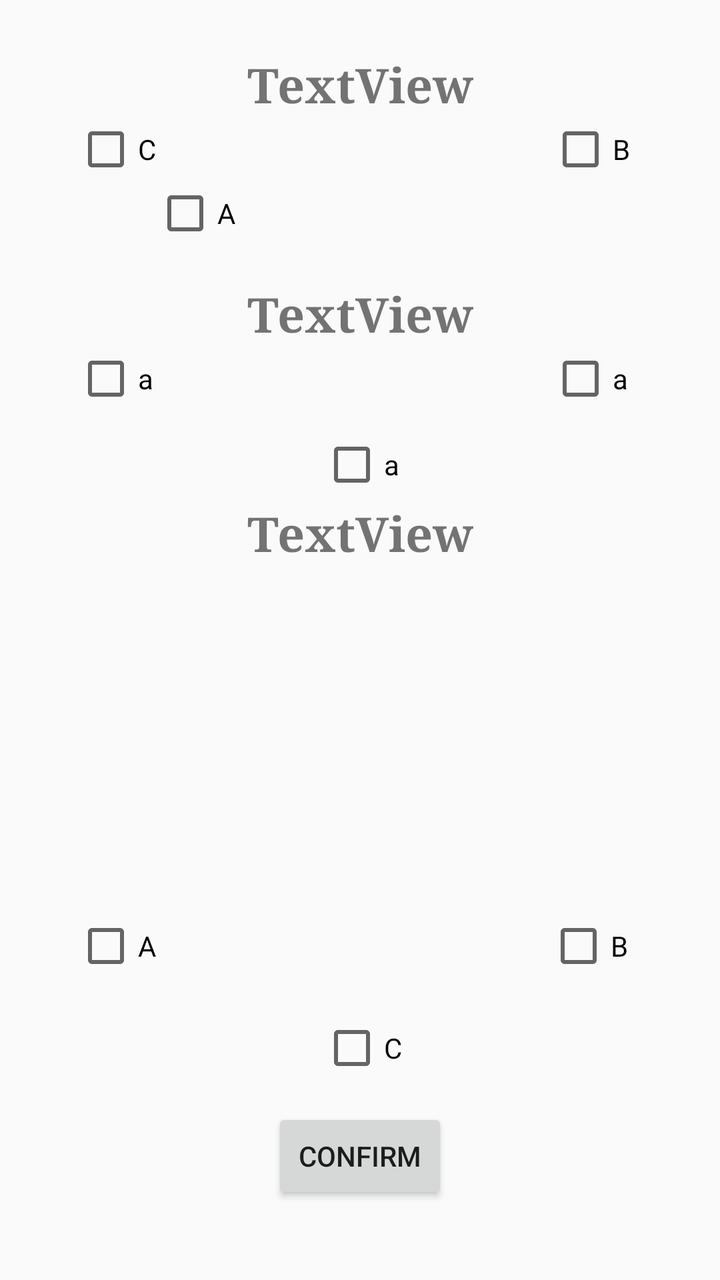
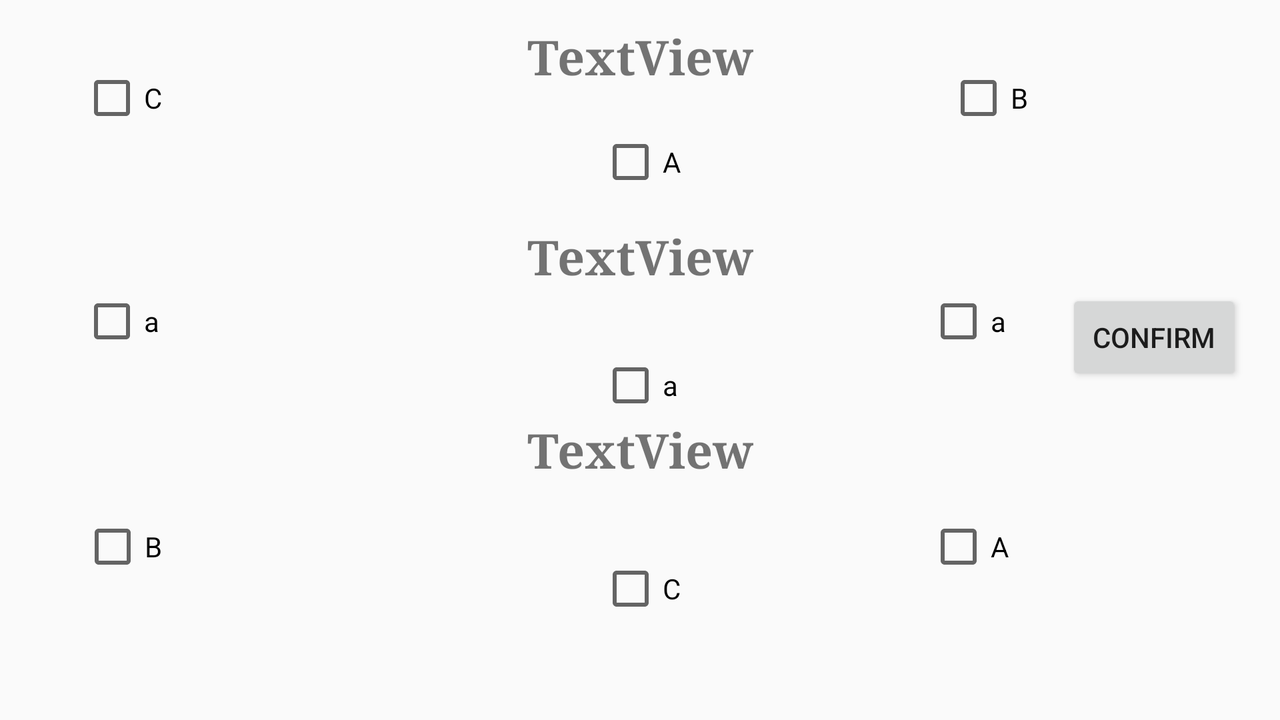

Compare how this app lays out the same screen by default and in its alternative resource folder. The renders come first, then the two layout files and the values they reference.
<!-- AndroidManifest.xml: application theme AppTheme -->
<!-- res/layout/partyq.xml -->
<?xml version="1.0" encoding="utf-8"?>
<RelativeLayout xmlns:android="http://schemas.android.com/apk/res/android"
    android:layout_width="match_parent" android:layout_height="match_parent">

    <TextView
        android:text="TextView"
        android:layout_width="wrap_content"
        android:layout_height="wrap_content"
        android:layout_alignParentTop="true"
        android:layout_centerHorizontal="true"
        android:layout_marginTop="26dp"
        android:id="@+id/q1P"
        android:textSize="24sp"
        android:fontFamily="serif"
        android:textAlignment="center"
        android:textStyle="normal|bold" />

    <Button
        android:onClick="onClick"
        android:text="Confirm"
        android:layout_width="wrap_content"
        android:layout_height="wrap_content"
        android:layout_alignParentBottom="true"
        android:layout_centerHorizontal="true"
        android:layout_marginBottom="38dp"
        android:id="@+id/confirmParty" />

    <TextView
        android:text="TextView"
        android:layout_width="wrap_content"
        android:layout_height="wrap_content"
        android:layout_marginTop="77dp"
        android:id="@+id/q3P"
        android:textSize="24sp"
        android:fontFamily="serif"
        android:textAlignment="center"
        android:textStyle="normal|bold"
        android:layout_below="@+id/q2P"
        android:layout_alignLeft="@+id/q2P"
        android:layout_alignStart="@+id/q2P" />

    <CheckBox
        android:text="B"
        android:layout_width="wrap_content"
        android:layout_height="wrap_content"
        android:id="@+id/checkBoxQ1B"
        android:layout_below="@+id/q1P"
        android:layout_alignParentRight="true"
        android:layout_alignParentEnd="true"
        android:layout_marginRight="45dp"
        android:layout_marginEnd="45dp" />

    <CheckBox
        android:text="C"
        android:layout_width="wrap_content"
        android:layout_height="wrap_content"
        android:id="@+id/checkBoxQ1C"
        android:layout_below="@+id/q1P"
        android:layout_alignParentLeft="true"
        android:layout_alignParentStart="true"
        android:layout_marginLeft="37dp"
        android:layout_marginStart="37dp" />

    <CheckBox
        android:text="a"
        android:layout_width="wrap_content"
        android:layout_height="wrap_content"
        android:id="@+id/checkBox2C"
        android:layout_below="@+id/checkBox2B"
        android:layout_centerHorizontal="true"
        android:layout_marginTop="11dp" />

    <CheckBox
        android:text="a"
        android:layout_width="wrap_content"
        android:layout_height="wrap_content"
        android:id="@+id/checkBoxQ2A"
        android:layout_below="@+id/q2P"
        android:layout_alignLeft="@+id/checkBoxQ1B"
        android:layout_alignStart="@+id/checkBoxQ1B" />

    <TextView
        android:text="TextView"
        android:layout_width="wrap_content"
        android:layout_height="wrap_content"
        android:id="@+id/q2P"
        android:textSize="24sp"
        android:fontFamily="serif"
        android:textAlignment="center"
        android:textStyle="normal|bold"
        android:layout_marginTop="18dp"
        android:layout_below="@+id/checkBoxQ1A"
        android:layout_centerHorizontal="true" />

    <CheckBox
        android:text="C"
        android:layout_width="wrap_content"
        android:layout_height="wrap_content"
        android:id="@+id/checkBox3C"
        android:layout_above="@+id/confirmParty"
        android:layout_alignLeft="@+id/checkBox2C"
        android:layout_alignStart="@+id/checkBox2C"
        android:layout_marginBottom="14dp" />

    <CheckBox
        android:text="B"
        android:layout_width="wrap_content"
        android:layout_height="wrap_content"
        android:id="@+id/checkBox3B"
        android:layout_alignBaseline="@+id/checkBox3A"
        android:layout_alignBottom="@+id/checkBox3A"
        android:layout_alignRight="@+id/checkBoxQ2A"
        android:layout_alignEnd="@+id/checkBoxQ2A" />

    <CheckBox
        android:text="A"
        android:layout_width="wrap_content"
        android:layout_height="wrap_content"
        android:id="@+id/checkBox3A"
        android:layout_marginBottom="19dp"
        android:layout_above="@+id/checkBox3C"
        android:layout_alignLeft="@+id/checkBox2B"
        android:layout_alignStart="@+id/checkBox2B" />

    <CheckBox
        android:text="a"
        android:layout_width="wrap_content"
        android:layout_height="wrap_content"
        android:id="@+id/checkBox2B"
        android:layout_below="@+id/q2P"
        android:layout_alignLeft="@+id/checkBoxQ1C"
        android:layout_alignStart="@+id/checkBoxQ1C" />

    <CheckBox
        android:text="A"
        android:layout_width="wrap_content"
        android:layout_height="wrap_content"
        android:id="@+id/checkBoxQ1A"
        android:layout_below="@+id/checkBoxQ1C"
        android:layout_toRightOf="@+id/checkBox2B"
        android:layout_toEndOf="@+id/checkBox2B" />
</RelativeLayout>
<!-- resources referenced by this layout -->
<resources>
  <style name="AppTheme" parent="AppBlankTheme">
          
          
          <item name="windowNoTitle">true</item>
          <item name="windowActionBar">false</item>
          <item name="spinnerDropDownItemStyle">@style/ThemeOverlay.AppCompat.Light</item>
      </style>
  <style name="AppBlankTheme" parent="Theme.AppCompat.Light.DarkActionBar">
          
          
          <item name="colorPrimary">@color/colorPrimary</item>
          
          <item name="colorPrimaryDark">@color/colorPrimaryDark</item>
          
          <item name="colorAccent">@color/colorAccent</item>
      </style>
</resources>
<!-- res/layout-land/partyq.xml (the repository's variant of the layout above) -->
<!-- drawn on the phone turned sideways -->
<?xml version="1.0" encoding="utf-8"?>
<RelativeLayout xmlns:android="http://schemas.android.com/apk/res/android"
    android:layout_width="match_parent" android:layout_height="match_parent">

    <TextView
        android:text="TextView"
        android:layout_width="wrap_content"
        android:layout_height="wrap_content"
        android:layout_marginTop="12dp"
        android:id="@+id/q1P"
        android:textSize="24sp"
        android:fontFamily="serif"
        android:textAlignment="center"
        android:textStyle="normal|bold"
        android:layout_alignParentTop="true"
        android:layout_centerHorizontal="true" />

    <CheckBox
        android:text="a"
        android:layout_width="wrap_content"
        android:layout_height="wrap_content"
        android:id="@+id/checkBoxQ2A"
        android:layout_below="@+id/q2P"
        android:layout_alignLeft="@+id/checkBoxQ1C"
        android:layout_alignStart="@+id/checkBoxQ1C" />

    <Button
        android:onClick="onClick"
        android:text="Confirm"
        android:layout_width="wrap_content"
        android:layout_height="wrap_content"
        android:id="@+id/confirmParty"
        android:layout_marginRight="19dp"
        android:layout_marginEnd="19dp"
        android:layout_below="@+id/q2P"
        android:layout_alignParentRight="true"
        android:layout_alignParentEnd="true" />

    <CheckBox
        android:text="a"
        android:layout_width="wrap_content"
        android:layout_height="wrap_content"
        android:id="@+id/checkBox2B"
        android:layout_alignTop="@+id/confirmParty"
        android:layout_alignRight="@+id/checkBoxQ1B"
        android:layout_alignEnd="@+id/checkBoxQ1B"
        android:layout_marginRight="11dp"
        android:layout_marginEnd="11dp" />

    <TextView
        android:text="TextView"
        android:layout_width="wrap_content"
        android:layout_height="wrap_content"
        android:id="@+id/q3P"
        android:textSize="24sp"
        android:fontFamily="serif"
        android:textAlignment="center"
        android:textStyle="normal|bold"
        android:layout_below="@+id/checkBox2C"
        android:layout_centerHorizontal="true" />

    <CheckBox
        android:text="a"
        android:layout_width="wrap_content"
        android:layout_height="wrap_content"
        android:id="@+id/checkBox2C"
        android:layout_below="@+id/checkBox2B"
        android:layout_alignLeft="@+id/checkBoxQ1A"
        android:layout_alignStart="@+id/checkBoxQ1A" />

    <CheckBox
        android:text="B"
        android:layout_width="wrap_content"
        android:layout_height="wrap_content"
        android:id="@+id/checkBox3B"
        android:layout_below="@+id/q3P"
        android:layout_alignRight="@+id/checkBoxQ1C"
        android:layout_alignEnd="@+id/checkBoxQ1C"
        android:layout_marginTop="16dp" />

    <CheckBox
        android:text="C"
        android:layout_width="wrap_content"
        android:layout_height="wrap_content"
        android:id="@+id/checkBoxQ1C"
        android:layout_marginLeft="40dp"
        android:layout_marginStart="40dp"
        android:layout_alignTop="@+id/q1P"
        android:layout_alignParentLeft="true"
        android:layout_alignParentStart="true"
        android:layout_marginTop="21dp" />

    <CheckBox
        android:text="B"
        android:layout_width="wrap_content"
        android:layout_height="wrap_content"
        android:id="@+id/checkBoxQ1B"
        android:layout_marginRight="19dp"
        android:layout_marginEnd="19dp"
        android:layout_alignBaseline="@+id/checkBoxQ1C"
        android:layout_alignBottom="@+id/checkBoxQ1C"
        android:layout_toLeftOf="@+id/confirmParty"
        android:layout_toStartOf="@+id/confirmParty" />

    <CheckBox
        android:text="A"
        android:layout_width="wrap_content"
        android:layout_height="wrap_content"
        android:id="@+id/checkBoxQ1A"
        android:layout_below="@+id/checkBoxQ1B"
        android:layout_centerHorizontal="true" />

    <TextView
        android:text="TextView"
        android:layout_width="wrap_content"
        android:layout_height="wrap_content"
        android:id="@+id/q2P"
        android:textSize="24sp"
        android:fontFamily="serif"
        android:textAlignment="center"
        android:textStyle="normal|bold"
        android:layout_marginTop="15dp"
        android:layout_below="@+id/checkBoxQ1A"
        android:layout_centerHorizontal="true" />

    <CheckBox
        android:text="C"
        android:layout_width="wrap_content"
        android:layout_height="wrap_content"
        android:id="@+id/checkBox3C"
        android:layout_alignTop="@+id/checkBox3A"
        android:layout_alignLeft="@+id/checkBox2C"
        android:layout_alignStart="@+id/checkBox2C"
        android:layout_marginTop="21dp" />

    <CheckBox
        android:text="A"
        android:layout_width="wrap_content"
        android:layout_height="wrap_content"
        android:id="@+id/checkBox3A"
        android:layout_alignBaseline="@+id/checkBox3B"
        android:layout_alignBottom="@+id/checkBox3B"
        android:layout_alignLeft="@+id/checkBox2B"
        android:layout_alignStart="@+id/checkBox2B" />
</RelativeLayout>
